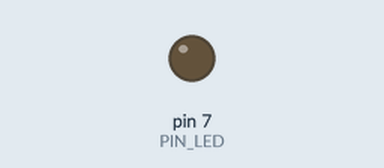
The sketch below on a simulated Arduino Uno, built with avr-gcc and run on an emulated ATmega328P. Shown: output pins drawn as LEDs (lit = HIGH). Dashed ring = blinking. At 2.2 s the program stops and its outputs stay as they are.

Above: at 0.5 s.
At 2.05 s:
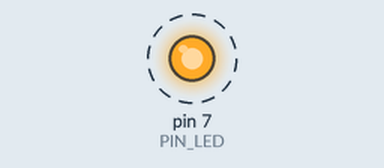
Timing chart, 0 to 3.0 s (numbered marks = the images above):
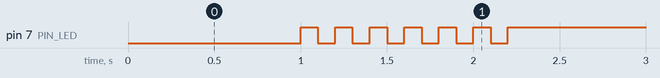

Measured:
- by itself, pin 7 (PIN_LED): alternates HIGH for 0.10 s and LOW for 0.10 s, 13 changes in all, then stays HIGH

The sketch:

05_practice_2.ino
```cpp
#define PIN_LED 7
int i = 0;

void setup() {
  pinMode(PIN_LED, OUTPUT);
}

void loop()
{   while(i>=0)
    {
      if(i==0)
      {
        digitalWrite(PIN_LED, 0);
        delay(1000);
      }
      if (i < 6)
      {
        digitalWrite(PIN_LED, 1);
        delay(100);
        digitalWrite(PIN_LED, 0);
        delay(100);
        i += 1;
      }
      if (i==6)
      {
        digitalWrite(PIN_LED, 1);
      }
    }
}


/*
void setup(){
  pinMode(PIN_LED, OUTPUT);
}

void loop(){
  digitalWrite(PIN_LED, 1);
  //digitalWrite(PIN_LED, 0);
}
*/
```
